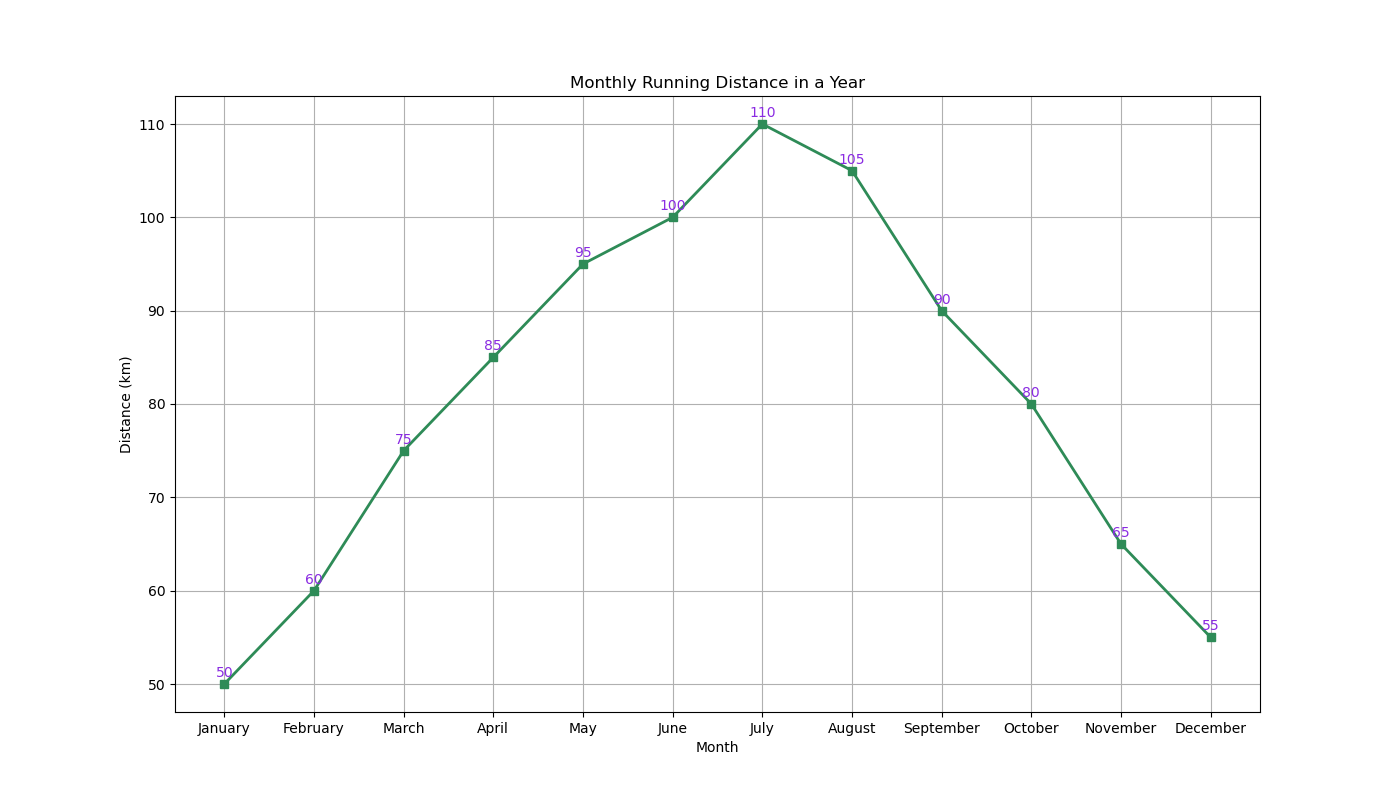

Python code for this plot:

import matplotlib.pyplot as plt

# Data
months = [
    "January", "February", "March", "April", "May", "June",
    "July", "August", "September", "October", "November", "December"
]
distance = [
    50, 60, 75, 85, 95, 100, 110, 105, 90, 80, 65, 55
]

# Create the plot
plt.figure(figsize=(14, 8))  # Change the size of the chart
plt.plot(months, distance, marker='s', color="#2E8B57", linewidth=2)  # Change color and add markers

# Annotations
for i, dist in enumerate(distance):
    plt.annotate(dist, (months[i], dist), textcoords="offset points", xytext=(0, 5),
                 ha='center', color="#8A2BE2")

# Improve the visual appeal with labels, title, and grid
plt.xlabel('Month')
plt.ylabel('Distance (km)')
plt.title('Monthly Running Distance in a Year')
plt.grid(True)

# Show the plot
plt.show()
